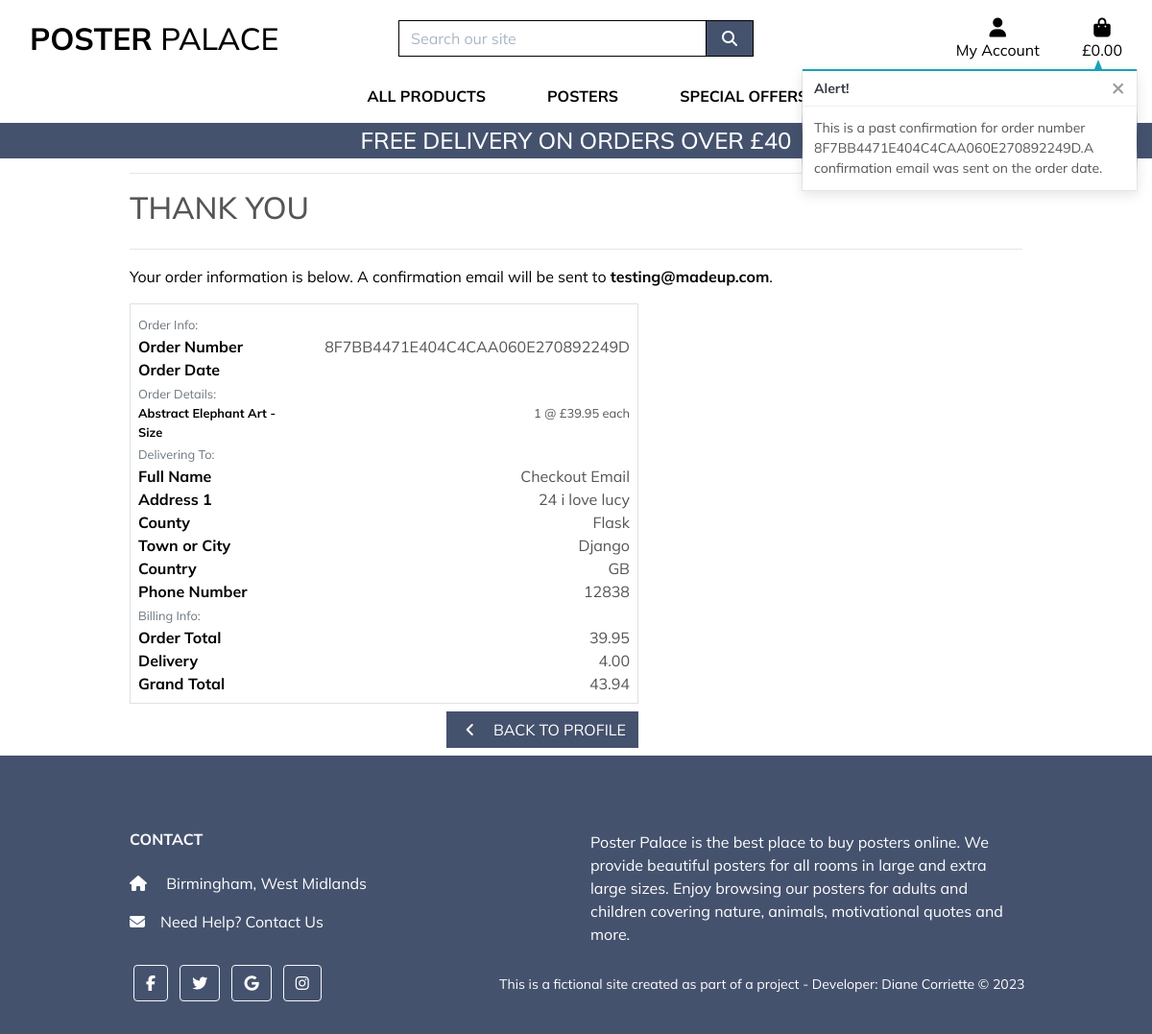
The page /profile/order_history/8F7BB4471E404C4CAA060E270892249D on the database its author committed.
### checkout/models.py (models this page shows, shortened)
class Order(models.Model):
    order_number = models.CharField(
        max_length=32,
        null=False,
        editable=False
    )
    buyer_profile = models.ForeignKey(
        BuyerProfile,
        on_delete=models.SET_NULL,
        null=True,
        blank=True,
        related_name='orders'
    )
    full_name = models.CharField(
        max_length=50,
        null=False,
        blank=False
    )
    email = models.EmailField(
        max_length=254,
        null=False,
        blank=False
    )
    phone_number = models.CharField(
        max_length=20,
        null=False,
        blank=False
    )
    street_address1 = models.CharField(
        max_length=80,
        null=False,
        blank=False
    )
    street_address2 = models.CharField(
        max_length=80,
        null=True,
        blank=True
    )
    town_or_city = models.CharField(
        max_length=40,
        null=False,
        blank=False
    )
    county = models.CharField(
        max_length=80,
        null=True,
        blank=True
    )
    postcode = models.CharField(
        max_length=20,
        null=True,
        blank=True
    )
    country = CountryField(
        default='GB',
        blank_label="Country *",
        null=False,
        blank=False
    )
    created = models.DateTimeField(
        auto_now_add=True
    )
    updated = models.DateTimeField(
        auto_now=True
    )
    delivery_cost = models.DecimalField(
        max_digits=6,
        decimal_places=2,
        null=False,
        default=0
    )
    order_total = models.DecimalField(
        max_digits=10,
        decimal_places=2,
        null=False,
        default=0
    )
    grand_total = models.DecimalField(
        max_digits=10,
        decimal_places=2,
        null=False,
        default=0
    )
    original_bag = models.TextField(
        null=False,
        blank=False,
        default=''
    )
    stripe_pid = models.CharField(
        max_length=254,
        null=False,
        blank=False,
        default=''
    )
    class Meta:
        ordering = ['-created']
        verbose_name_plural = 'orders'

class OrderLineItem(models.Model):
    order = models.ForeignKey(
        Order,
        null=False,
        blank=False,
        on_delete=models.CASCADE,
        related_name='lineitems'
    )
    product = models.ForeignKey(
        Product,
        null=False,
        blank=False,
        on_delete=models.CASCADE
    )
    product_size = models.CharField(
        max_length=2,
        null=True,
        blank=False
    )  # L, XL
    quantity = models.IntegerField(
        null=False,
        blank=False,
        default=0
    )
    lineitem_total = models.DecimalField(
        max_digits=6,
        decimal_places=2,
        null=False,
        blank=False,
        editable=False
    )

### products/models.py (models this page shows, shortened)
class Product(models.Model):
    sku = models.CharField(max_length=15,
                           default=get_random_string,
                           null=True, blank=True)
    name = models.CharField(max_length=200)
    slug = models.SlugField(max_length=200, unique=True)
    image = models.ImageField(null=True, blank=True)
    description = models.TextField(blank=True)
    sizes = models.BooleanField(default=False, null=True, blank=True)
    price = models.DecimalField(default=9.95, max_digits=8, decimal_places=2)
    category = models.ForeignKey('Category', null=True,
                                 blank=True, on_delete=models.SET_NULL)
    available = models.BooleanField(default=True)
    created = models.DateTimeField(auto_now_add=True)
    updated = models.DateTimeField(auto_now=True)

### profiles/views.py (the view)
def order_history(request, order_number):
    order = get_object_or_404(Order, order_number=order_number)
    messages.info(request, (
        f'This is a past confirmation for order number {order_number}.'
        'A confirmation email was sent on the order date.'
    ))
    template = 'checkout/checkout_success.html'
    context = {
        'order': order,
        'from_profile': True,
    }
    return render(request, template, context)

### bag/contexts.py (called while the page is built, shortened)
def bag_contents(request):
    bag_items = []
    total = 0
    product_count = 0
    bag = request.session.get('bag', {})
    if total < settings.FREE_DELIVERY_THRESHOLD:
        delivery = total * Decimal(settings.STANDARD_DELIVERY_PERCENTAGE / 100)
        free_delivery_delta = settings.FREE_DELIVERY_THRESHOLD - total
    else:
        delivery = 0
        free_delivery_delta = 0
    grand_total = delivery + total
    context = {
        'bag_items': bag_items,
        'total': total,
        'product_count': product_count,
        'delivery': delivery,
        'free_delivery_delta': free_delivery_delta,
        'free_delivery_threshold': settings.FREE_DELIVERY_THRESHOLD,
        'grand_total': grand_total,
    }
    return context

### checkout/templates/checkout/checkout_success.html (shortened to what this page needs)
{% extends "base.html" %}
{% load static %}
{% block extra_css %}
    <link rel="stylesheet" href="{% static 'checkout/css/checkout.css' %}">
{% endblock %}
{% block page_header %}
    <div class="container header-container">
    </div>
{% endblock %}
{% block content %}
    <div class="overlay"></div>
    <div class="container">
        <div class="row">
            <div class="col">
                <hr>
                <h2 class="logo-font mb-4">Thank You</h2>
                <hr>
                <p class="text-black">Your order information is below. A confirmation email will be sent to <strong>{{ order.email }}</strong>.</p>
            </div>
        </div>
        <div class="row">
            <div class="col-12 col-lg-7">
                <div class="order-confirmation-wrapper p-2 border">
                    <div class="row">
                        <div class="col">
                            <small class="text-muted">Order Info:</small>
                        </div>
                    </div>
                    <div class="row">
                        <div class="col-12 col-md-4">
                            <p class="mb-0 text-black font-weight-bold">Order Number</p>
                        </div>
                        <div class="col-12 col-md-8 text-md-right">
                            <p class="mb-0">{{ order.order_number }}</p>
                        </div>
                    </div>
                    <div class="row">
                        <div class="col-12 col-md-4">
                            <p class="mb-0 text-black font-weight-bold">Order Date</p>
                        </div>
                        <div class="col-12 col-md-8 text-md-right">
                        </div>
                    </div>
                    <div class="row">
                        <div class="col">
                            <small class="text-muted">Order Details:</small>
                        </div>
                    </div>
                    {% for item in order.lineitems.all %}
                    <div class="row">
                        <div class="col-12 col-md-4">
                            <p class="small mb-0 text-black font-weight-bold">
                                {{ item.product.name }} - Size {{ item.product.size }}
                            </p>
                        </div>
                        <div class="col-12 col-md-8 text-md-right">
                            <p class="small mb-0">{{ item.quantity }} {{ item.size }} @ &#163;{{ item.product.price }} each</p>
                        </div>
                    </div>
                    {% endfor %}
                    <div class="row">
                        <div class="col">
                            <small class="text-muted">Delivering To:</small>
                        </div>
                    </div>
                    <div class="row">
                        <div class="col-12 col-md-4">
                            <p class="mb-0 text-black font-weight-bold">Full Name</p>
                        </div>
                        <div class="col-12 col-md-8 text-md-right">
                            <p class="mb-0">{{ order.full_name }}</p>
                        </div>
                    </div>
                    <div class="row">
                        <div class="col-12 col-md-4">
                            <p class="mb-0 text-black font-weight-bold">Address 1</p>
                        </div>
                        <div class="col-12 col-md-8 text-md-right">
                            <p class="mb-0">{{ order.street_address1 }}</p>
                        </div>
                    </div>
                    {% if order.county %}
                    <div class="row">
                        <div class="col-12 col-md-4">
                            <p class="mb-0 text-black font-weight-bold">County</p>
                        </div>
                        <div class="col-12 col-md-8 text-md-right">
                            <p class="mb-0">{{ order.county }}</p>
                        </div>
                    </div>
                    {% endif %}
                    <div class="row">
                        <div class="col-12 col-md-4">
                            <p class="mb-0 text-black font-weight-bold">Town or City</p>
                        </div>
                        <div class="col-12 col-md-8 text-md-right">
                            <p class="mb-0">{{ order.town_or_city }}</p>
                        </div>
                    </div>
                    <div class="row">
                        <div class="col-12 col-md-4">
                            <p class="mb-0 text-black font-weight-bold">Country</p>
                        </div>
                        <div class="col-12 col-md-8 text-md-right">
                            <p class="mb-0">{{ order.country }}</p>
                        </div>
                    </div>
                    <div class="row">
                        <div class="col-12 col-md-4">
                            <p class="mb-0 text-black font-weight-bold">Phone Number</p>
                        </div>
                        <div class="col-12 col-md-8 text-md-right">
                            <p class="mb-0">{{ order.phone_number }}</p>
                        </div>
                    </div>
                    <div class="row">
                        <div class="col">
                            <small class="text-muted">Billing Info:</small>
                        </div>
                    </div>
                    <div class="row">
                        <div class="col-12 col-md-4">
                            <p class="mb-0 text-black font-weight-bold">Order Total</p>
                        </div>
                        <div class="col-12 col-md-8 text-md-right">
                            <p class="mb-0">{{ order.order_total }}</p>
                        </div>
                    </div>
                    <div class="row">
                        <div class="col-12 col-md-4">
                            <p class="mb-0 text-black font-weight-bold">Delivery</p>
                        </div>
                        <div class="col-12 col-md-8 text-md-right">
                            <p class="mb-0">{{ order.delivery_cost }}</p>
                        </div>
                    </div>
                    <div class="row">
                        <div class="col-12 col-md-4">
                            <p class="mb-0 text-black font-weight-bold">Grand Total</p>
                        </div>
                        <div class="col-12 col-md-8 text-md-right">
                            <p class="mb-0">{{ order.grand_total }}</p>
                        </div>
                    </div>
                </div>
            </div>
        </div>
        <div class="row">
			<div class="col-12 col-lg-7 text-right">
                {% if from_profile %}
                    <a href="{% url 'profile' %}" class="btn btn-black rounded-0 my-2">
                        <span class="icon mr-2">
                            <i class="fas fa-angle-left"></i>
                        </span>
                        <span class="text-uppercase">Back to Profile</span>
                    </a>
                {% endif %}
			</div>
		</div>
    </div>
{% endblock %}

### static/css/style.css (style rules this page uses)
html { height: 100% }
* { font-family: 'Mulish', sans-serif; }
body { min-height: 100vh; color: #555; display: flex; flex-direction: column; }
.icon { align-items: center; display: inline-flex; justify-content: center; height: 1.5rem; width: 1.5rem; }
.logo-font { text-transform: uppercase; }
.btn-black { background: #45526e; color: white; }
.text-black { color: #000 !important; }
.overlay { height: 100%; width: 100%; top: 0; left: 0; position: fixed; background: white; z-index: -1; }
@media (min-width: 1200px) { .container { max-width: 80%; } }
@media (min-width: 992px) { .header-container { padding-top: 164px; } }

### rows shown on the page
Order: email "testing@madeup.com", order_number "8F7BB4471E404C4CAA060E270892249D", full_name "Checkout Email", street_address1 "24 i love lucy", county "Flask", town_or_city "Django", country "GB", phone_number "12838", order_total "39.95", delivery_cost "4.00", grand_total "43.94"
OrderLineItem: product.name "Abstract Elephant Art", quantity "1", product.price "39.95"

### other values the page prints
{{ free_delivery_threshold }} "40"
{{ message }} "This is a past confirmation for order number 8F7BB4471E404C4CAA060E270892249D.A confirmation email was sent on the order date."
